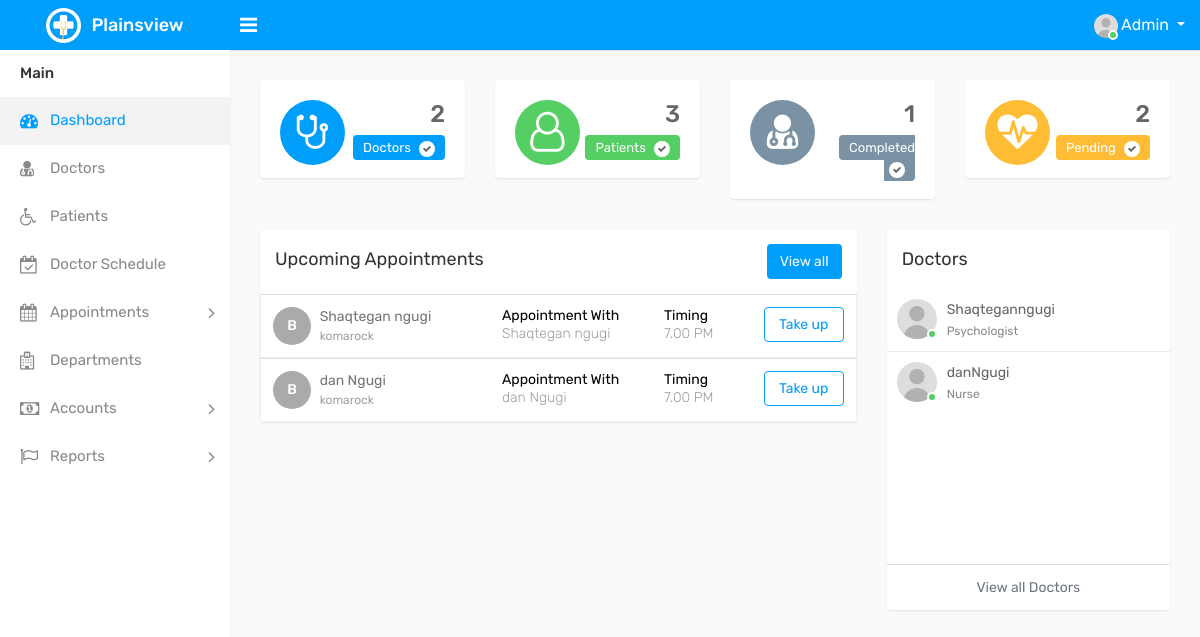
Screenshot of /Admin/index.php?admin_id=2 (signed in) with the database file from the repository.
### tables this page shows
CREATE TABLE `appointment` (
  `appointment_id` int(11) NOT NULL,
  `appointment_date` date NOT NULL,
  `appointment_time` time NOT NULL,
  `doctor_id` int(11) NOT NULL,
  `patient_id` int(11) NOT NULL,
  `email` varchar(20) NOT NULL,
  `phone_no` int(11) NOT NULL,
  `specialization` varchar(255) NOT NULL,
  `status` enum('pending','approved','cancelled') NOT NULL,
  `message` varchar(100) NOT NULL
);

CREATE TABLE `doctor` (
  `doctor_id` int(11) NOT NULL,
  `first_name` varchar(100) NOT NULL,
  `last_name` varchar(20) NOT NULL,
  `email` varchar(255) NOT NULL,
  `phone` varchar(20) NOT NULL,
  `specialization_id` int(11) DEFAULT NULL,
  `Status` enum('Active','Inactive') DEFAULT NULL,
  `password` varchar(255) NOT NULL,
  `address` varchar(255) NOT NULL,
  `image` varchar(255) DEFAULT NULL,
  `date_joined` timestamp NOT NULL DEFAULT current_timestamp() ON UPDATE current_timestamp(),
  `specialization` varchar(255) NOT NULL
);

CREATE TABLE `patients` (
  `patient_id` int(11) NOT NULL,
  `Address` varchar(100) NOT NULL,
  `date_of_birth` date NOT NULL,
  `email` varchar(255) NOT NULL,
  `first_name` varchar(255) NOT NULL,
  `last_name` varchar(20) NOT NULL,
  `image` varchar(255) NOT NULL,
  `password` varchar(255) NOT NULL,
  `gender` varchar(255) NOT NULL,
  `phone` varchar(100) NOT NULL
);

### Admin/index.php (the view, shortened to what this page needs)
<?php include('includes/dbconfig.php');
include('includes/header.php');
include('includes/sidebar.php');
?>
<div class="page-wrapper">
    <div class="content">
        <div class="row">
            <div class="col-md-6 col-sm-6 col-lg-6 col-xl-3">
                <div class="dash-widget">
                    <span class="dash-widget-bg1"><i class="fa fa-stethoscope" aria-hidden="true"></i></span>
                    <div class="dash-widget-info text-right">
                        <?php
                        $result = mysqli_query($conn, "SELECT count(*) as totalDoctors FROM doctor");
                        $data = mysqli_fetch_assoc($result);
                        ?>
                        <h3><?php echo $data['totalDoctors']; ?></h3>
                        <span class="widget-title1">Doctors <i class="fa fa-check" aria-hidden="true"></i></span>
                    </div>
                </div>
            </div>
            <div class="col-md-6 col-sm-6 col-lg-6 col-xl-3">
                <div class="dash-widget">
                    <span class="dash-widget-bg2"><i class="fa fa-user-o"></i></span>
                    <div class="dash-widget-info text-right">
                        <?php
                        $result = mysqli_query($conn, "SELECT count(*) as totalPatients FROM patients");
                        $data = mysqli_fetch_assoc($result);
                        ?>
                        <h3><?php echo $data['totalPatients']; ?></h3>
                        <span class="widget-title2">Patients <i class="fa fa-check" aria-hidden="true"></i></span>
                    </div>
                </div>
            </div>
            <div class="col-md-6 col-sm-6 col-lg-6 col-xl-3">
                <div class="dash-widget">
                    <span class="dash-widget-bg3"><i class="fa fa-user-md" aria-hidden="true"></i></span>
                    <div class="dash-widget-info text-right">
                        <?php $result = mysqli_query($conn, "SELECT COUNT(*) AS totalAttended FROM appointment WHERE status =
                        'Approved'");
                        $data = mysqli_fetch_assoc($result);
                        $totalAttended = $data['totalAttended'];
                        ?>
                        <h3><?php echo $totalAttended; ?></h3>
                        <span class="widget-title3">Completed<i class="fa fa-check" aria-hidden="true"></i></span>
                    </div>
                </div>
            </div>
            <div class="col-md-6 col-sm-6 col-lg-6 col-xl-3">
                <div class="dash-widget">
                    <span class="dash-widget-bg4"><i class="fa fa-heartbeat" aria-hidden="true"></i></span>
                    <div class="dash-widget-info text-right">
                        <?php $result = mysqli_query($conn, "SELECT COUNT(*) AS totalAttended FROM appointment WHERE status =
                        'pending'");
                        $data = mysqli_fetch_assoc($result);
                        $totalAttended = $data['totalAttended'];
                        ?>
                        <h3><?php echo $totalAttended; ?></h3>
                        <span class="widget-title4">Pending <i class="fa fa-check" aria-hidden="true"></i></span>
                    </div>
                </div>
            </div>
        </div>
        <div class="row">
            <div class="col-12 col-md-6 col-lg-8 col-xl-8">
                <div class="card">
                    <div class="card-header">
                        <h4 class="card-title d-inline-block">Upcoming Appointments</h4> <a href="appointments.html"
                            class="btn btn-primary float-right">View all</a>
                    </div>
                    <div class="card-body p-0">
                        <?php
                        $sql = "SELECT appointment.*, patients.first_name, patients.last_name,patients.Address,doctor.first_name,doctor.last_name
                        FROM appointment
                        INNER JOIN patients ON appointment.patient_id = patients.patient_id
                        INNER JOIN doctor ON appointment.doctor_id = doctor.doctor_id WHERE appointment.status='pending'
                       ";
                        $result = mysqli_query($conn, $sql);
                        while ($row = mysqli_fetch_assoc($result)) {
                        ?>
                        <div class="table-responsive">
                            <table class="table mb-0">
                                <tbody>
                                    <tr>
                                        <td style="min-width: 200px;">
                                            <a class="avatar" href="profile.html">B</a>
                                            <h2><a href="profile.html"><?php echo $row['first_name'] . ' ' . $row['last_name'] ?>
                                                    <span>
                                                        <?php echo $row['Address'] ?>
                                                    </span></a>
                                            </h2>
                                        </td>
                                        <td>
                                            <h5 class="time-title p-0">Appointment With</h5>
                                            <p>
                                                <?php echo $row['first_name'] .' '. $row['last_name']?>
                                            </p>
                                        </td>
                                        <td>
                                            <h5 class="time-title p-0">Timing</h5>
                                            <p>7.00 PM</p>
                                        </td>
                                        <td class="text-right">
                                            <a href="appointments.html" class="btn btn-outline-primary take-btn">Take
                                                up</a>
                                        </td>
                                        <?php } ?>
                                </tbody>
                            </table>
                        </div>
                    </div>
                </div>
            </div>
            <div class="col-12 col-md-6 col-lg-4 col-xl-4">
                <div class="card member-panel">
                    <div class="card-header bg-white">
                        <h4 class="card-title mb-0">Doctors</h4>
                    </div>
                    <div class="card-body">
                        <ul class="contact-list">
                            <?php
                            $sqlDoctorsList = "SELECT * FROM doctor LIMIT 5";
                            $resultDoctorsList = mysqli_query($conn, $sqlDoctorsList);
                            while ($row = mysqli_fetch_assoc($resultDoctorsList)) {
                            ?>
                            <li>
                                <div class="contact-cont">
                                    <div class="float-left user-img m-r-10">
                                        <a href="profile.html"
                                            title="<_?php echo $row['first_name'] .''. $row['last_name']; ?>">
                                            <img src="assets/img/user.jpg" alt="" class="w-40 rounded-circle">
                                            <span class="status online"></span>
                                        </a>
                                    </div>
                                    <div class="contact-info">
                                        <span class="contact-name text-ellipsis">
                                            <?php echo $row['first_name'] . '' .
                                                    $row['last_name']; ?>
                                        </span>
                                        <span class="contact-date"><?php echo $row['specialization']; ?></span>
                                    </div>
                                </div>
                            </li>
                            <?php } ?>
                        </ul>
                    </div>
                    <div class="card-footer text-center bg-white">
                        <a href="doctor.php" class="text-muted">View all Doctors</a>
                    </div>
                </div>
            </div>
        </div>
    </div>
</div>
</div>
</div>
</body>
</html>

### rows the page displays
appointment: doctor.first_name "Shaqtegan", doctor.last_name "ngugi", patient.Address "komarock"
appointment: doctor.first_name "dan", doctor.last_name "Ngugi", patient.Address "komarock"
doctor: first_name "Shaqtegan", last_name "ngugi", specialization "Psychologist"
doctor: first_name "dan", last_name "Ngugi", specialization "Nurse"

### other values shown
$data['totalDoctors'] "2"
$data['totalPatients'] "3"
$totalAttended "1"
$totalAttended "2"
